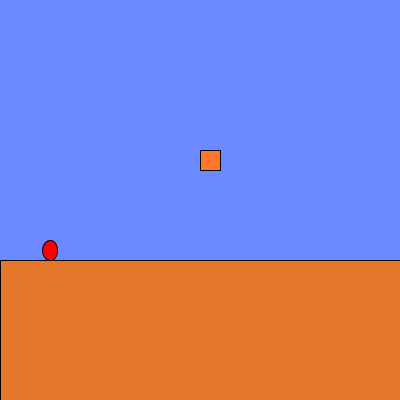
Frame 1 (no input)
Frame 60 (the mouse pressed at the canvas centre just before this capture): identical to frame 1, image omitted
Frame 120 (the mouse held since frame 60 and released just before this capture): identical to frame 1, image omitted

The Processing sketch that drew this single still picture (run headless with seeded random() and noise(); from frame 60 on, the mouse is pressed at the canvas centre):

// Processing sketch: week08_9
// ── week08_9.pde
void setup(){
  size(400,400);
}
float marioX=50,marioY=250,vx=0,vy=0;
void draw(){
  background(108,137,255);
  marioX+=vx;
  if(flying){//如果在飛行中
    marioY+=vy;//上下位置會改變
    vy+=0.98;//重力加速度往下
    if(marioY>=250){//碰到地板
      marioY=250;//站在地板上
      flying=false;//不再飛行
    }
  }
  fill(255,0,0); ellipse(marioX,marioY,15,20);
  fill(229,119,42); rect(0,260,400,150);
  fill(299,119,42); rect(200,150,20,20);
  if(hitBox(200,150,20,20)){
    if(vy>0){
      marioY=150-10;
      flying=false;
      stand_box=true;
    }else{
      vy=0;
      marioY=150+20+10;
    }
  }
  if(stand_box==true&&flying==false&&leaveBox(200,150,20,20)){
    stand_box=false;
    flying=true;
    vy=0;
  }
}
boolean leaveBox(int x,int y,int w,int h){
  if(x-7<marioX||marioX>x+w+7) return true;
  else return false;
}
boolean hitBox(int x,int y,int w,int h){
  if(x-7<marioX&&marioX<x+w+7&&y-10<marioY&&marioY<y+h+10) return true;
  else return false;
}
boolean flying=false,stand_box=false;//一開始沒有在飛
void keyPressed(){
  if(keyCode==RIGHT) vx=2;
  if(keyCode==LEFT) vx=-2;
  if(keyCode==UP&&flying==false){//如果沒有在飛的話才能飛
  vy=-20;
  flying=true;//開始飛行  
  }
}
void keyReleased(){
   if(keyCode==RIGHT||keyCode==LEFT) vx=0;
}
